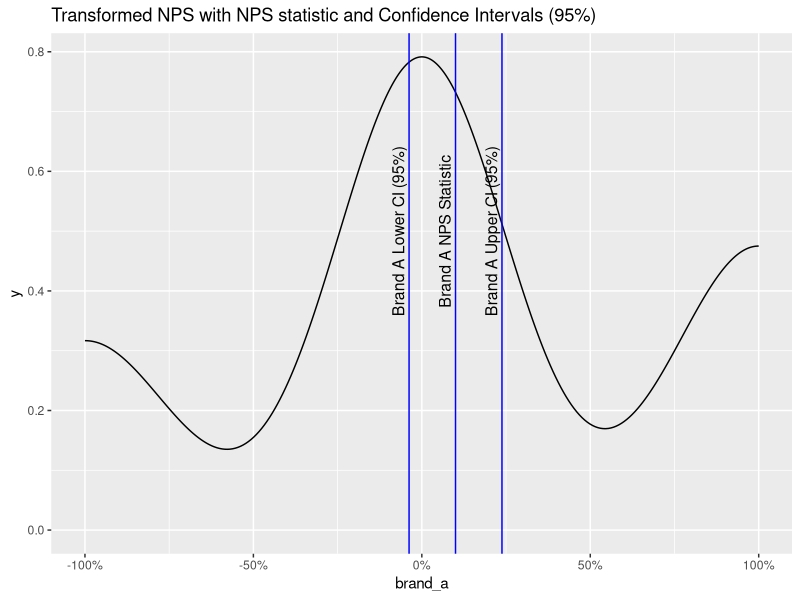
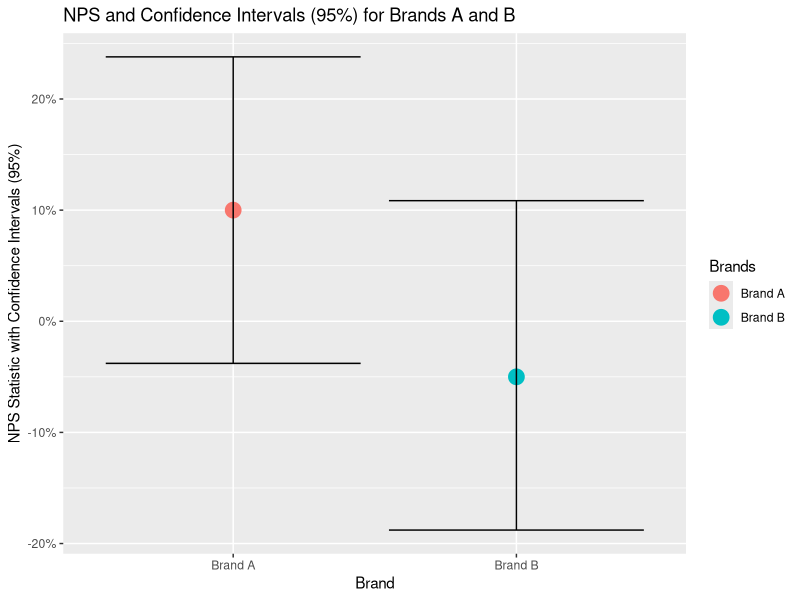

The R source for these figures, in order:
## ---- chunk 1
knitr::opts_chunk$set(echo = TRUE)
## ---- chunk 2
n <- 100
n_promoters_brand_a <- 30
n_detractors_brand_a <- 20
n_passives_brand_a <- n - n_promoters_brand_a - n_detractors_brand_a

promoter_sample_brand_a <- rep(1, times = n_promoters_brand_a)
passive_sample_brand_a <- rep(0, times = n_passives_brand_a)
detractor_sample_brand_a <- rep(-1, times = n_detractors_brand_a)
brand_a <- c(promoter_sample_brand_a, passive_sample_brand_a, detractor_sample_brand_a)
## ---- chunk 3
cat(paste0(round(mean(brand_a),2)*100,"%"))
## ---- chunk 4
cat(paste0(round(var(brand_a),2)*100,"%"))
## ---- chunk 5
library(ggplot2)
library(scales)
ci_mean <- data.frame(vals = c(mean(brand_a) - 1.96*(sd(brand_a)/sqrt(length(brand_a))), mean(brand_a), mean(brand_a) + 1.96*(sd(brand_a)/sqrt(length(brand_a)))), labels = c('Brand A Lower CI (95%)', 'Brand A NPS Statistic', 'Brand A Upper CI (95%)'))

d <- ggplot() + aes(brand_a) + 
  geom_density() + geom_vline(data = ci_mean, aes(xintercept= vals), color="blue", size=0.5) + geom_text(data = ci_mean, aes(x=vals, y = 0.5, label = labels), size = 4, angle = 90, vjust = -0.4, ) + ggtitle(label = "Transformed NPS with NPS statistic and Confidence Intervals (95%)") + scale_x_continuous(labels = percent)
d
## ---- chunk 6
library(stringr)
library(ggplot2)
library(scales)
n <- 100
n_promoters_brand_b <- 30
n_detractors_brand_b <- 35
n_passives_brand_b <- n - n_promoters_brand_b - n_detractors_brand_b


promoter_sample_brand_b <- rep(1, times = n_promoters_brand_b)
passive_sample_brand_b <- rep(0, times = n_passives_brand_b)
detractor_sample_brand_b <- rep(-1, times = n_detractors_brand_b)
brand_b <- c(promoter_sample_brand_b, passive_sample_brand_b, detractor_sample_brand_b)
npss_brand_b <- mean(brand_b)

df <- data.table::as.data.table(cbind(brand_a, brand_b))
melted <- data.table::melt(df)

ci_mean_a <- data.frame(vals = c(mean(brand_a) - 1.96*(sd(brand_a)/sqrt(length(brand_a))), mean(brand_a), mean(brand_a) + 1.96*(sd(brand_a)/sqrt(length(brand_a)))), labels = c('Brand A Lower CI (95%)', 'Brand A NPS Statistic', 'Brand A Upper CI (95%)'))

ci_mean_b <- data.frame(vals = c(mean(brand_b) - 1.96*(sd(brand_a)/sqrt(length(brand_b))), mean(brand_b), mean(brand_b) + 1.96*(sd(brand_b)/sqrt(length(brand_b)))), labels = c('Brand B Lower CI (95%)', 'Brand B NPS Statistic', 'Brand B Upper CI (95%)'))

cis <- data.table::as.data.table(rbind(ci_mean_a, ci_mean_b))
cis[, brand := stringr::str_extract(labels, regex("Brand [AB]"))]
ciscast <- cis
ciscast[, labels:= gsub("^Brand [AB] ","",labels)]
ciscast <- data.table::dcast(ciscast, value.var = "vals", brand ~ labels)
names(ciscast) <- tolower(gsub(" ","_", names(ciscast)))
ciscast$brand <- as.factor(ciscast$brand)

b <- ggplot() + geom_point(data = ciscast, aes(x = brand, y = ciscast$nps_statistic, color = ciscast$brand),size = 5) + geom_errorbar(aes(x = ciscast$brand, ymin = ciscast$`lower_ci_(95%)`, ymax = ciscast$`upper_ci_(95%)`)) + ggplot2::ylab("NPS Statistic with Confidence Intervals (95%)") + xlab("Brand") + labs(colour = "Brands", title = "NPS and Confidence Intervals (95%) for Brands A and B") + scale_y_continuous(labels = percent)
b
##ggplot() + geom_crossbar(data = ciscast, aes(x = "nps_statistic", xmin = "lower_ci_(95%)", xmax = ##"upper_ci_(95%)", y = "brand"))
